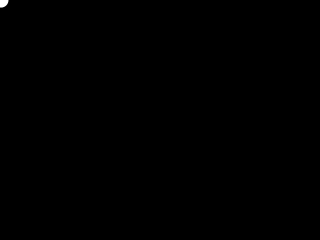
Frame 1 (no input)
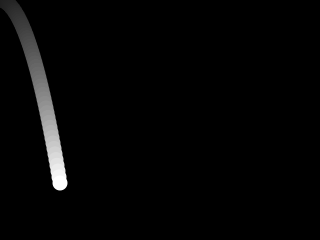
Frame 60 (the mouse pressed at the canvas centre just before this capture)
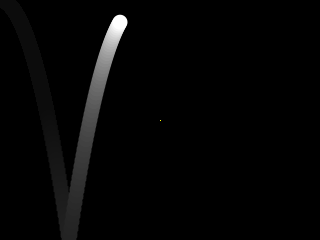
Frame 120 (the mouse held since frame 60 and released just before this capture)

The Processing sketch that drew these frames (run headless with seeded random() and noise(); from frame 60 on, the mouse is pressed at the canvas centre):

// Processing sketch: gravity_ball
// ── gravity_ball.pde
float x = 0;
float y = 0;
float dx = 1;
float dy = 0;
float g = 0.1;

float ARROW_LENGTH_MAX = 20; // 先端の長さ
int ARROW_ANGLE = 20; // 先端の角度

int mpX;
int mpY;

void setup() {
  size(320, 240);
  background(0, 0, 0);
}

void draw() {
  fill(0, 0, 0, 10);
  rect(0, 0, width, height);

  dy = dy + g;

  x = x + dx;
  y = y + dy;
  if (x < 0 || width < x) { dx = -dx; }
  // 上端では跳ねない
  if (height < y) { dy = -dy; }

  noStroke();
  fill(255, 255, 255);
  ellipse(x, y, 15, 15);

  if (mousePressed) {
    stroke(255, 255, 0);
    arrowline(mouseX, mouseY, mpX, mpY);
    noStroke();
  }
}

void arrowline(int x1, int y1, int x2, int y2) {
  line(x1, y1, x2, y2);

  float dx = x2 - x1;
  float dy = y2 - y1;
  float theta = atan2(dy, dx) - PI;

  pushMatrix();
  translate(x2, y2);
  rotate(theta);
  float arrow_length = min(sqrt(dx * dx + dy * dy), ARROW_LENGTH_MAX);
  line(0, 0, arrow_length * cos(radians(ARROW_ANGLE)), arrow_length * sin(radians(ARROW_ANGLE)));
  line(0, 0, arrow_length * cos(-radians(ARROW_ANGLE)), arrow_length * sin(-radians(ARROW_ANGLE)));
  popMatrix();
}

void mousePressed() {
  mpX = mouseX;
  mpY = mouseY;
}

void mouseReleased() {
  int mrX = mouseX;
  int mrY = mouseY;

  // 画面外でマウスを離した場合は何もしない
  if (mrX < 0 || width < mrX || mrY < 0 || width < mrY) {
    return;
  }

  // マウスを離した地点にボールを置く
  x = (float) mrX;
  y = (float) mrY;
  // 初速、方向はマウスドラッグに依存
  dx = (float)(mpX - mrX)/50.0f;
  dy = (float)(mpY - mrY)/50.0f;
}
